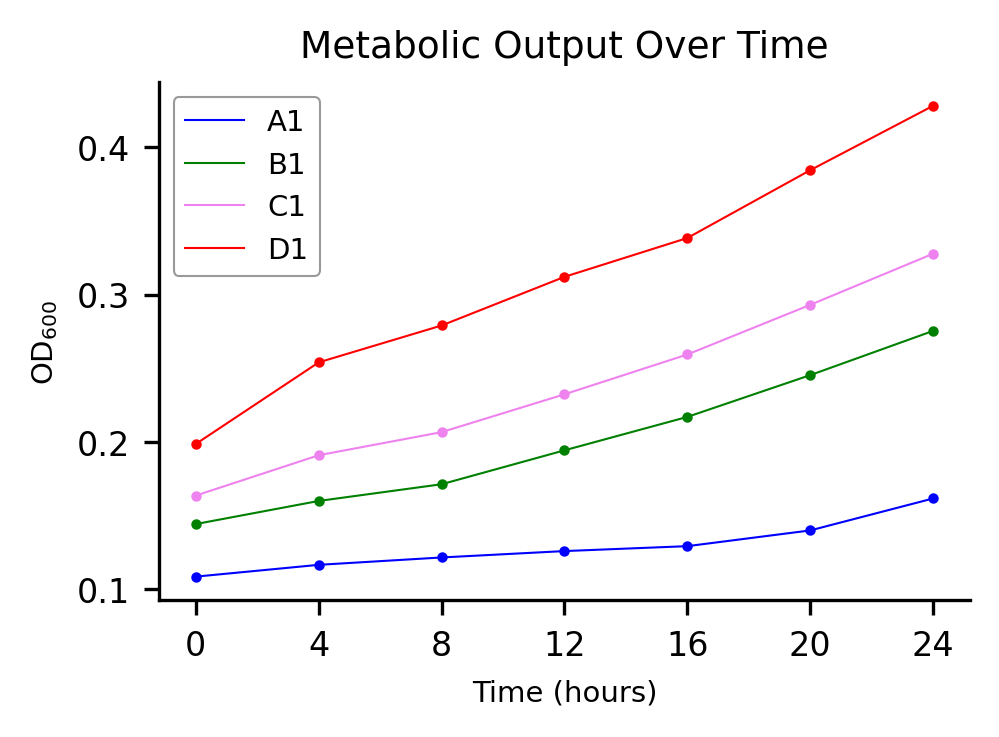

Python code for this plot:
# v2 | Time series | plate_growth_curve.csv | Time, A1, B1, C1, D1 repeats
import pandas as pd
import numpy as np
import matplotlib.pyplot as plt

# ── CONFIG ────────────────────────────────────────────────
CONFIG = {
    "figsize": (89 / 25.4, 65 / 25.4),
    "colors": {
        "A1": "blue",
        "B1": "green",
        "C1": "violet",
        "D1": "red"
    },
    "fonts": {
        "title": 9,      # decreased by 1
        "axis": 7,       # decreased by 1
        "ticks": 8,
        "legend": 7
    },
    "font_family": ["Arial", "Helvetica", "DejaVu Sans", "sans-serif"]
}

plt.rcParams['font.family'] = CONFIG['font_family']

# 1. Load Data
df = pd.read_csv("plate_growth_curve.csv")

# 2. Process Time Column
time_parts = df['Time'].str.split(':', expand=True).astype(float)
df['Time_hours'] = time_parts[0] + time_parts[1]/60.0 + time_parts[2]/3600.0

target_times = [0, 4, 8, 12, 16, 20, 24]
mask = df['Time_hours'].apply(lambda x: any(np.isclose(x, t, atol=0.01) for t in target_times))
df_filtered = df[mask].copy()

# 3. Calculate Means (Stats Stripped)
series_names = ["A1", "B1", "C1", "D1"]
results = []

for series in series_names:
    cols = [c for c in df_filtered.columns if c.split('.')[0] == series]
    for idx, row in df_filtered.iterrows():
        t = row['Time_hours']
        vals = row[cols].astype(float).values
        results.append({
            'Time': t,
            'Series': series,
            'Mean': np.mean(vals)
        })

df_mean = pd.DataFrame(results)

# 4. Plot
fig, ax = plt.subplots(figsize=CONFIG["figsize"], dpi=300)

for series in series_names:
    data = df_mean[df_mean['Series'] == series].sort_values('Time')
    if data.empty: continue
    
    # Decreased marker size by 50% (3 -> 1.5) and line width by 50% (1 -> 0.5)
    ax.plot(data['Time'], data['Mean'], label=series, 
            color=CONFIG["colors"][series], marker='o', 
            markersize=1.5, lw=0.5)

# Formatting
ax.set_title("Metabolic Output Over Time", fontsize=CONFIG["fonts"]["title"])
ax.set_xlabel("Time (hours)", fontsize=CONFIG["fonts"]["axis"])
ax.set_ylabel("OD$_{600}$", fontsize=CONFIG["fonts"]["axis"]) # Subscript 600

ax.tick_params(axis='both', which='major', labelsize=CONFIG["fonts"]["ticks"])
ax.set_xticks(target_times)

# Legend Formatting
leg = ax.legend(frameon=True, fontsize=CONFIG["fonts"]["legend"], loc='upper left')
leg.get_frame().set_edgecolor('grey')
leg.get_frame().set_linewidth(0.5)

# Simplify legends - only show line instead of plot point and line
for line in leg.get_lines():
    line.set_marker("None")

# Despine
ax.spines['top'].set_visible(False)
ax.spines['right'].set_visible(False)

plt.tight_layout()
plt.show()
